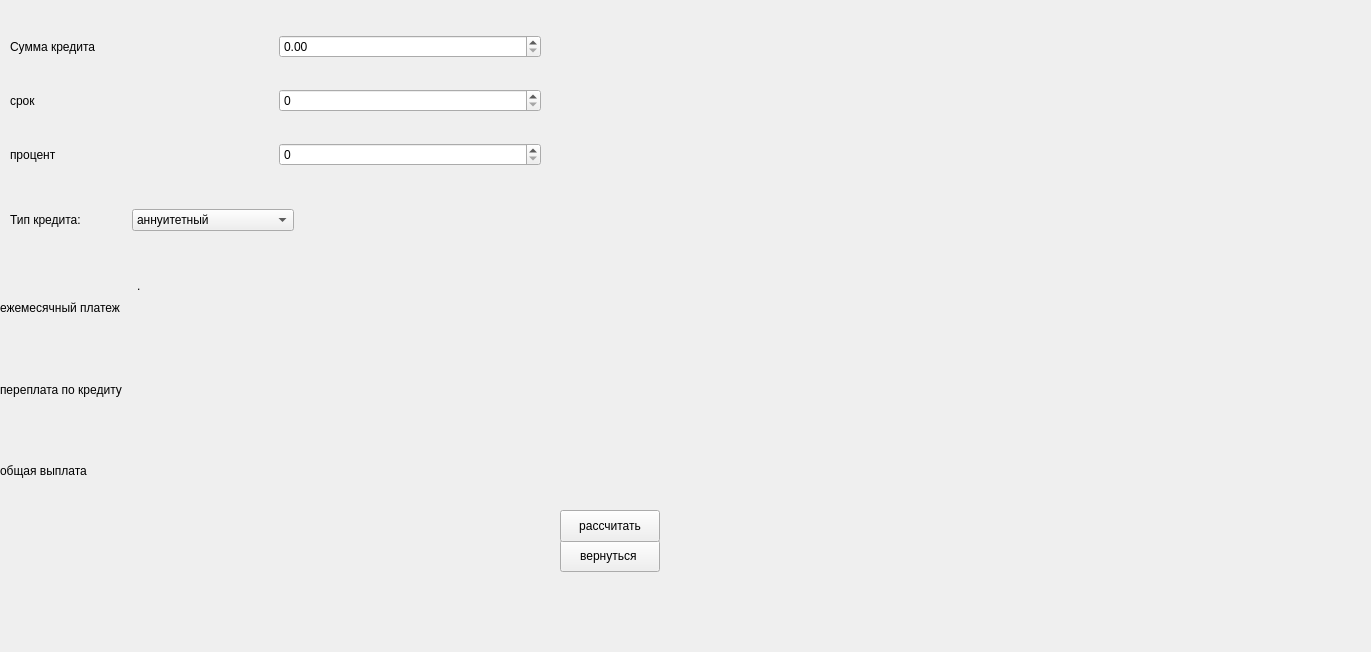
<?xml version="1.0" encoding="UTF-8"?>
<ui version="4.0">
 <class>creditCAlc</class>
 <widget class="QWidget" name="creditCAlc">
  <property name="geometry">
   <rect>
    <x>0</x>
    <y>0</y>
    <width>1371</width>
    <height>652</height>
   </rect>
  </property>
  <property name="windowTitle">
   <string>Form</string>
  </property>
  <widget class="QPushButton" name="pushButton">
   <property name="geometry">
    <rect>
     <x>560</x>
     <y>540</y>
     <width>100</width>
     <height>32</height>
    </rect>
   </property>
   <property name="text">
    <string>вернуться </string>
   </property>
  </widget>
  <widget class="QWidget" name="gridLayoutWidget">
   <property name="geometry">
    <rect>
     <x>10</x>
     <y>10</y>
     <width>531</width>
     <height>181</height>
    </rect>
   </property>
   <layout class="QGridLayout" name="gridLayout">
    <item row="2" column="0">
     <widget class="QLabel" name="label_3">
      <property name="text">
       <string>процент</string>
      </property>
     </widget>
    </item>
    <item row="0" column="1">
     <widget class="QDoubleSpinBox" name="sum_credit">
      <property name="maximum">
       <double>99999999999999991433150857216.000000000000000</double>
      </property>
     </widget>
    </item>
    <item row="2" column="1">
     <widget class="QSpinBox" name="procent">
      <property name="maximum">
       <number>1000</number>
      </property>
     </widget>
    </item>
    <item row="1" column="1">
     <widget class="QSpinBox" name="time"/>
    </item>
    <item row="0" column="0">
     <widget class="QLabel" name="label">
      <property name="text">
       <string>Сумма кредита</string>
      </property>
     </widget>
    </item>
    <item row="1" column="0">
     <widget class="QLabel" name="label_2">
      <property name="text">
       <string>срок</string>
      </property>
     </widget>
    </item>
   </layout>
  </widget>
  <widget class="QWidget" name="horizontalLayoutWidget">
   <property name="geometry">
    <rect>
     <x>10</x>
     <y>180</y>
     <width>284</width>
     <height>80</height>
    </rect>
   </property>
   <layout class="QHBoxLayout" name="horizontalLayout">
    <item>
     <widget class="QLabel" name="label_4">
      <property name="text">
       <string>Тип кредита:</string>
      </property>
     </widget>
    </item>
    <item>
     <widget class="QComboBox" name="credit_type">
      <item>
       <property name="text">
        <string>аннуитетный</string>
       </property>
      </item>
      <item>
       <property name="text">
        <string>дифференцированный</string>
       </property>
      </item>
     </widget>
    </item>
   </layout>
  </widget>
  <widget class="QWidget" name="gridLayoutWidget_2">
   <property name="geometry">
    <rect>
     <x>0</x>
     <y>270</y>
     <width>571</width>
     <height>239</height>
    </rect>
   </property>
   <layout class="QGridLayout" name="gridLayout_2">
    <item row="2" column="0">
     <widget class="QLabel" name="label_7">
      <property name="text">
       <string>общая выплата</string>
      </property>
     </widget>
    </item>
    <item row="0" column="0">
     <widget class="QLabel" name="label_5">
      <property name="text">
       <string>ежемесячный платеж</string>
      </property>
     </widget>
    </item>
    <item row="0" column="1">
     <widget class="QScrollArea" name="scrollArea">
      <property name="enabled">
       <bool>true</bool>
      </property>
      <property name="frameShape">
       <enum>QFrame::NoFrame</enum>
      </property>
      <property name="lineWidth">
       <number>0</number>
      </property>
      <property name="widgetResizable">
       <bool>true</bool>
      </property>
      <widget class="QWidget" name="scrollAreaWidgetContents">
       <property name="geometry">
        <rect>
         <x>0</x>
         <y>0</y>
         <width>420</width>
         <height>75</height>
        </rect>
       </property>
       <layout class="QFormLayout" name="formLayout">
        <item row="0" column="0" colspan="2">
         <widget class="QLabel" name="textBrowser">
          <property name="text">
           <string>.</string>
          </property>
         </widget>
        </item>
       </layout>
      </widget>
     </widget>
    </item>
    <item row="1" column="0">
     <widget class="QLabel" name="label_6">
      <property name="text">
       <string>переплата по кредиту</string>
      </property>
     </widget>
    </item>
    <item row="2" column="1">
     <widget class="QScrollArea" name="scrollArea_3">
      <property name="frameShape">
       <enum>QFrame::NoFrame</enum>
      </property>
      <property name="widgetResizable">
       <bool>true</bool>
      </property>
      <widget class="QWidget" name="scrollAreaWidgetContents_5">
       <property name="geometry">
        <rect>
         <x>0</x>
         <y>0</y>
         <width>420</width>
         <height>75</height>
        </rect>
       </property>
       <layout class="QGridLayout" name="gridLayout_4">
        <item row="0" column="0">
         <widget class="QLabel" name="result_total_pay">
          <property name="text">
           <string/>
          </property>
         </widget>
        </item>
       </layout>
      </widget>
     </widget>
    </item>
    <item row="1" column="1">
     <widget class="QScrollArea" name="scrollArea_2">
      <property name="frameShape">
       <enum>QFrame::NoFrame</enum>
      </property>
      <property name="widgetResizable">
       <bool>true</bool>
      </property>
      <widget class="QWidget" name="scrollAreaWidgetContents_4">
       <property name="geometry">
        <rect>
         <x>0</x>
         <y>0</y>
         <width>420</width>
         <height>75</height>
        </rect>
       </property>
       <layout class="QGridLayout" name="gridLayout_3">
        <item row="0" column="0">
         <widget class="QLabel" name="result_overpay">
          <property name="text">
           <string> </string>
          </property>
         </widget>
        </item>
       </layout>
      </widget>
     </widget>
    </item>
   </layout>
  </widget>
  <widget class="QPushButton" name="pushButton_2">
   <property name="geometry">
    <rect>
     <x>560</x>
     <y>510</y>
     <width>100</width>
     <height>32</height>
    </rect>
   </property>
   <property name="text">
    <string>рассчитать</string>
   </property>
  </widget>
 </widget>
 <resources/>
 <connections/>
</ui>
